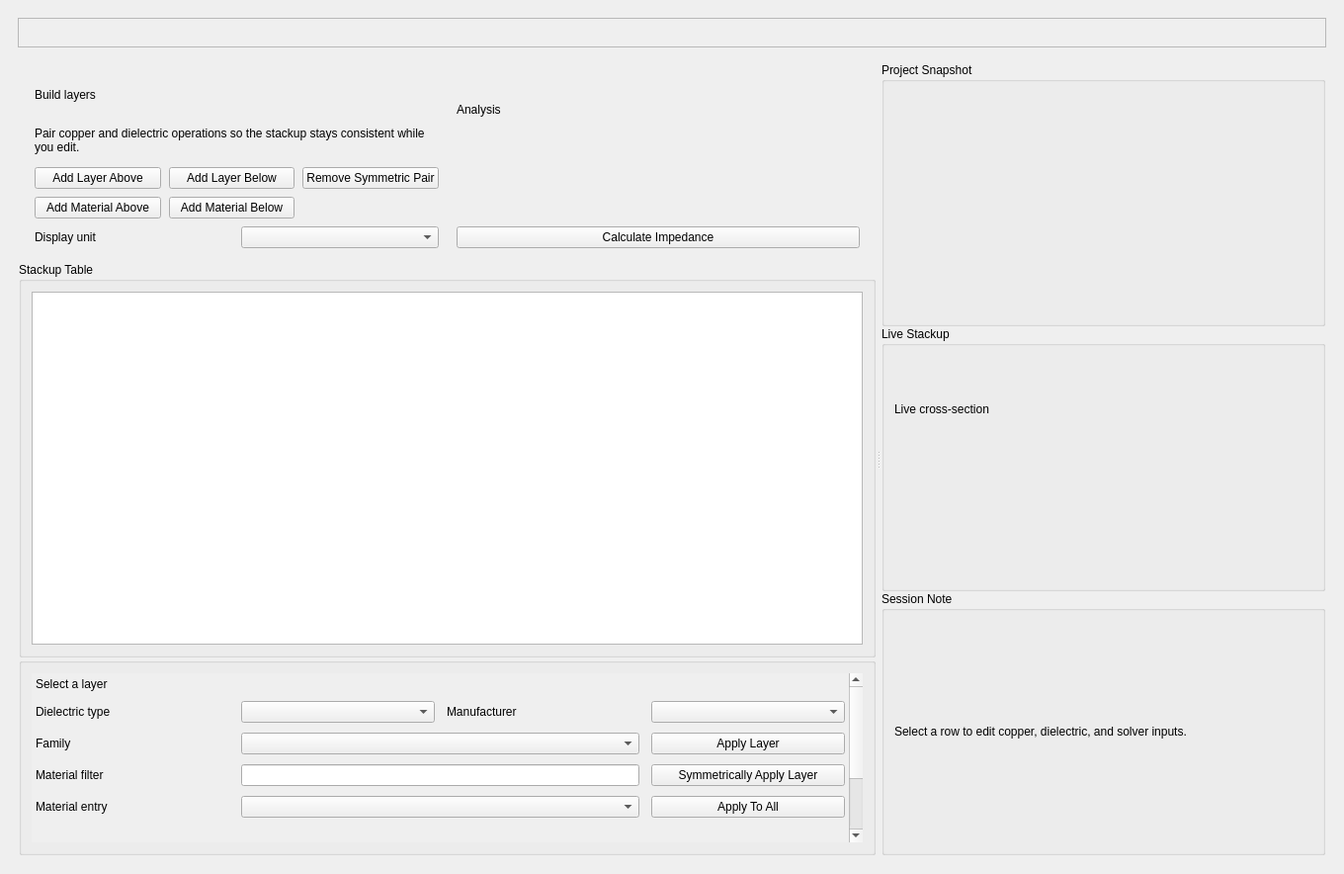
<?xml version="1.0" encoding="UTF-8"?>
<ui version="4.0">
 <class>StackupEditorMainWindow</class>
 <widget class="QMainWindow" name="StackupEditorMainWindow">
  <property name="enabled">
   <bool>true</bool>
  </property>
  <property name="geometry">
   <rect>
    <x>0</x>
    <y>0</y>
    <width>1360</width>
    <height>884</height>
   </rect>
  </property>
  <property name="minimumSize">
   <size>
    <width>1360</width>
    <height>780</height>
   </size>
  </property>
  <property name="windowTitle">
   <string>StackUp Editor</string>
  </property>
  <widget class="QWidget" name="central_widget">
   <layout class="QVBoxLayout" name="root_layout">
    <property name="spacing">
     <number>14</number>
    </property>
    <property name="leftMargin">
     <number>18</number>
    </property>
    <property name="topMargin">
     <number>18</number>
    </property>
    <property name="rightMargin">
     <number>18</number>
    </property>
    <property name="bottomMargin">
     <number>18</number>
    </property>
    <item>
     <widget class="QFrame" name="frame">
      <property name="sizePolicy">
       <sizepolicy hsizetype="Minimum" vsizetype="Minimum">
        <horstretch>0</horstretch>
        <verstretch>0</verstretch>
       </sizepolicy>
      </property>
      <property name="maximumSize">
       <size>
        <width>16777215</width>
        <height>30</height>
       </size>
      </property>
      <property name="frameShape">
       <enum>QFrame::Shape::StyledPanel</enum>
      </property>
      <property name="frameShadow">
       <enum>QFrame::Shadow::Raised</enum>
      </property>
      <widget class="QLabel" name="copyright_label">
       <property name="geometry">
        <rect>
         <x>0</x>
         <y>0</y>
         <width>1301</width>
         <height>20</height>
        </rect>
       </property>
       <property name="maximumSize">
        <size>
         <width>16777215</width>
         <height>20</height>
        </size>
       </property>
       <property name="text">
        <string/>
       </property>
       <property name="wordWrap">
        <bool>false</bool>
       </property>
      </widget>
     </widget>
    </item>
    <item>
     <widget class="QSplitter" name="main_splitter">
      <property name="orientation">
       <enum>Qt::Orientation::Horizontal</enum>
      </property>
      <widget class="QFrame" name="left_pane">
       <layout class="QVBoxLayout" name="left_layout">
        <property name="spacing">
         <number>0</number>
        </property>
        <property name="leftMargin">
         <number>1</number>
        </property>
        <property name="topMargin">
         <number>1</number>
        </property>
        <property name="rightMargin">
         <number>1</number>
        </property>
        <property name="bottomMargin">
         <number>1</number>
        </property>
        <item>
         <widget class="QWidget" name="ToolbarCard" native="true">
          <layout class="QHBoxLayout" name="toolbar_layout">
           <property name="spacing">
            <number>18</number>
           </property>
           <property name="leftMargin">
            <number>16</number>
           </property>
           <property name="topMargin">
            <number>14</number>
           </property>
           <property name="rightMargin">
            <number>16</number>
           </property>
           <property name="bottomMargin">
            <number>14</number>
           </property>
           <item>
            <widget class="QFrame" name="layer_group_frame">
             <property name="frameShape">
              <enum>QFrame::Shape::NoFrame</enum>
             </property>
             <layout class="QVBoxLayout" name="layer_group_layout">
              <property name="spacing">
               <number>8</number>
              </property>
              <property name="leftMargin">
               <number>0</number>
              </property>
              <property name="topMargin">
               <number>0</number>
              </property>
              <property name="rightMargin">
               <number>0</number>
              </property>
              <property name="bottomMargin">
               <number>0</number>
              </property>
              <item>
               <widget class="QLabel" name="ToolbarTitle">
                <property name="text">
                 <string>Build layers</string>
                </property>
               </widget>
              </item>
              <item>
               <widget class="QLabel" name="ToolbarSubtitle">
                <property name="text">
                 <string>Pair copper and dielectric operations so the stackup stays consistent while you edit.</string>
                </property>
                <property name="wordWrap">
                 <bool>true</bool>
                </property>
               </widget>
              </item>
              <item>
               <layout class="QGridLayout" name="action_rows">
                <property name="spacing">
                 <number>8</number>
                </property>
                <item row="0" column="0">
                 <widget class="QPushButton" name="add_above_button">
                  <property name="text">
                   <string>Add Layer Above</string>
                  </property>
                 </widget>
                </item>
                <item row="1" column="1">
                 <widget class="QPushButton" name="add_material_below_button">
                  <property name="text">
                   <string>Add Material Below</string>
                  </property>
                 </widget>
                </item>
                <item row="0" column="2">
                 <widget class="QPushButton" name="remove_button">
                  <property name="text">
                   <string>Remove Symmetric Pair</string>
                  </property>
                 </widget>
                </item>
                <item row="0" column="1">
                 <widget class="QPushButton" name="add_below_button">
                  <property name="text">
                   <string>Add Layer Below</string>
                  </property>
                 </widget>
                </item>
                <item row="1" column="0">
                 <widget class="QPushButton" name="add_material_above_button">
                  <property name="text">
                   <string>Add Material Above</string>
                  </property>
                 </widget>
                </item>
               </layout>
              </item>
              <item>
               <layout class="QHBoxLayout" name="unit_row">
                <property name="spacing">
                 <number>8</number>
                </property>
                <item>
                 <widget class="QLabel" name="unit_label">
                  <property name="text">
                   <string>Display unit</string>
                  </property>
                 </widget>
                </item>
                <item>
                 <widget class="QComboBox" name="unit_combo"/>
                </item>
               </layout>
              </item>
             </layout>
            </widget>
           </item>
           <item>
            <widget class="QFrame" name="file_group_frame">
             <property name="frameShape">
              <enum>QFrame::Shape::NoFrame</enum>
             </property>
             <layout class="QVBoxLayout" name="file_group_layout">
              <property name="spacing">
               <number>8</number>
              </property>
              <property name="leftMargin">
               <number>0</number>
              </property>
              <property name="topMargin">
               <number>0</number>
              </property>
              <property name="rightMargin">
               <number>0</number>
              </property>
              <property name="bottomMargin">
               <number>0</number>
              </property>
              <item>
               <widget class="QLabel" name="file_title_label">
                <property name="text">
                 <string>Analysis</string>
                </property>
               </widget>
              </item>
              <item>
               <widget class="QLabel" name="file_subtitle_label">
                <property name="text">
                 <string/>
                </property>
                <property name="wordWrap">
                 <bool>true</bool>
                </property>
               </widget>
              </item>
              <item>
               <layout class="QGridLayout" name="file_buttons">
                <property name="spacing">
                 <number>8</number>
                </property>
                <item row="0" column="1">
                 <widget class="QPushButton" name="calculate_impedance_button">
                  <property name="text">
                   <string>Calculate Impedance</string>
                  </property>
                 </widget>
                </item>
               </layout>
              </item>
             </layout>
            </widget>
           </item>
          </layout>
         </widget>
        </item>
        <item>
         <widget class="QGroupBox" name="CardGroup">
          <property name="maximumSize">
           <size>
            <width>16777215</width>
            <height>400</height>
           </size>
          </property>
          <property name="title">
           <string>Stackup Table</string>
          </property>
          <layout class="QVBoxLayout" name="table_layout">
           <property name="leftMargin">
            <number>10</number>
           </property>
           <property name="topMargin">
            <number>10</number>
           </property>
           <property name="rightMargin">
            <number>10</number>
           </property>
           <property name="bottomMargin">
            <number>10</number>
           </property>
           <item>
            <widget class="QTableWidget" name="table"/>
           </item>
          </layout>
         </widget>
        </item>
        <item>
         <widget class="QGroupBox" name="CardGroup">
          <property name="maximumSize">
           <size>
            <width>16777215</width>
            <height>200</height>
           </size>
          </property>
          <layout class="QVBoxLayout" name="editor_group_layout">
           <property name="leftMargin">
            <number>10</number>
           </property>
           <property name="topMargin">
            <number>10</number>
           </property>
           <property name="rightMargin">
            <number>10</number>
           </property>
           <property name="bottomMargin">
            <number>10</number>
           </property>
           <item>
            <widget class="QScrollArea" name="editor_scroll">
             <property name="maximumSize">
              <size>
               <width>16777215</width>
               <height>250</height>
              </size>
             </property>
             <property name="frameShape">
              <enum>QFrame::Shape::NoFrame</enum>
             </property>
             <property name="widgetResizable">
              <bool>true</bool>
             </property>
             <widget class="QWidget" name="editor_content">
              <property name="geometry">
               <rect>
                <x>0</x>
                <y>0</y>
                <width>931</width>
                <height>343</height>
               </rect>
              </property>
              <layout class="QVBoxLayout" name="editor_layout">
               <property name="spacing">
                <number>10</number>
               </property>
               <property name="leftMargin">
                <number>4</number>
               </property>
               <property name="topMargin">
                <number>4</number>
               </property>
               <property name="rightMargin">
                <number>4</number>
               </property>
               <property name="bottomMargin">
                <number>4</number>
               </property>
               <item>
                <widget class="QLabel" name="detail_title_label">
                 <property name="text">
                  <string>Select a layer</string>
                 </property>
                </widget>
               </item>
               <item>
                <widget class="QStackedWidget" name="editor_stack">
                 <property name="currentIndex">
                  <number>3</number>
                 </property>
                 <widget class="QWidget" name="placeholder_page">
                  <layout class="QVBoxLayout" name="placeholder_page_layout">
                   <property name="leftMargin">
                    <number>0</number>
                   </property>
                   <property name="topMargin">
                    <number>0</number>
                   </property>
                   <property name="rightMargin">
                    <number>0</number>
                   </property>
                   <property name="bottomMargin">
                    <number>0</number>
                   </property>
                   <item>
                    <widget class="QLabel" name="PlaceholderLabel">
                     <property name="text">
                      <string>Select a copper or dielectric row to edit it.</string>
                     </property>
                     <property name="alignment">
                      <set>Qt::AlignmentFlag::AlignLeading|Qt::AlignmentFlag::AlignLeft|Qt::AlignmentFlag::AlignTop</set>
                     </property>
                     <property name="wordWrap">
                      <bool>true</bool>
                     </property>
                    </widget>
                   </item>
                   <item>
                    <spacer name="placeholder_spacer">
                     <property name="orientation">
                      <enum>Qt::Orientation::Vertical</enum>
                     </property>
                     <property name="sizeType">
                      <enum>QSizePolicy::Policy::Maximum</enum>
                     </property>
                     <property name="sizeHint" stdset="0">
                      <size>
                       <width>20</width>
                       <height>40</height>
                      </size>
                     </property>
                    </spacer>
                   </item>
                  </layout>
                 </widget>
                 <widget class="QWidget" name="soldermask_page">
                  <layout class="QVBoxLayout" name="soldermask_page_layout">
                   <property name="leftMargin">
                    <number>0</number>
                   </property>
                   <property name="topMargin">
                    <number>0</number>
                   </property>
                   <property name="rightMargin">
                    <number>0</number>
                   </property>
                   <property name="bottomMargin">
                    <number>0</number>
                   </property>
                   <item>
                    <widget class="QLabel" name="soldermask_page_label">
                     <property name="text">
                      <string>Solder mask values are edited directly in the stackup table.</string>
                     </property>
                     <property name="alignment">
                      <set>Qt::AlignmentFlag::AlignLeading|Qt::AlignmentFlag::AlignLeft|Qt::AlignmentFlag::AlignTop</set>
                     </property>
                     <property name="wordWrap">
                      <bool>true</bool>
                     </property>
                    </widget>
                   </item>
                   <item>
                    <spacer name="soldermask_spacer">
                     <property name="orientation">
                      <enum>Qt::Orientation::Vertical</enum>
                     </property>
                     <property name="sizeHint" stdset="0">
                      <size>
                       <width>20</width>
                       <height>40</height>
                      </size>
                     </property>
                    </spacer>
                   </item>
                  </layout>
                 </widget>
                 <widget class="QWidget" name="copper_page">
                  <layout class="QVBoxLayout" name="copper_page_layout">
                   <property name="spacing">
                    <number>10</number>
                   </property>
                   <property name="leftMargin">
                    <number>0</number>
                   </property>
                   <property name="topMargin">
                    <number>0</number>
                   </property>
                   <property name="rightMargin">
                    <number>0</number>
                   </property>
                   <property name="bottomMargin">
                    <number>0</number>
                   </property>
                   <item>
                    <layout class="QGridLayout" name="copper_grid">
                     <property name="horizontalSpacing">
                      <number>12</number>
                     </property>
                     <property name="verticalSpacing">
                      <number>10</number>
                     </property>
                     <item row="0" column="0">
                      <widget class="QLabel" name="copper_type_field_label">
                       <property name="text">
                        <string>Copper type</string>
                       </property>
                      </widget>
                     </item>
                     <item row="0" column="1">
                      <widget class="QComboBox" name="copper_type_combo"/>
                     </item>
                     <item row="0" column="2">
                      <widget class="QLabel" name="copper_thickness_field_label">
                       <property name="text">
                        <string>Thickness</string>
                       </property>
                      </widget>
                     </item>
                     <item row="0" column="3">
                      <widget class="QLineEdit" name="copper_thickness_edit"/>
                     </item>
                     <item row="0" column="4">
                      <widget class="QLabel" name="copper_roughness_field_label">
                       <property name="text">
                        <string>Surface roughness</string>
                       </property>
                      </widget>
                     </item>
                     <item row="0" column="5">
                      <widget class="QLabel" name="copper_roughness_label">
                       <property name="text">
                        <string/>
                       </property>
                      </widget>
                     </item>
                    </layout>
                   </item>
                   <item>
                    <layout class="QHBoxLayout" name="copper_action_row">
                     <property name="spacing">
                      <number>10</number>
                     </property>
                     <property name="sizeConstraint">
                      <enum>QLayout::SizeConstraint::SetMaximumSize</enum>
                     </property>
                     <item>
                      <widget class="QPushButton" name="apply_copper_button">
                       <property name="text">
                        <string>Apply Copper</string>
                       </property>
                      </widget>
                     </item>
                     <item>
                      <widget class="QPushButton" name="apply_sym_copper_button">
                       <property name="text">
                        <string>Apply Symetrically Copper</string>
                       </property>
                      </widget>
                     </item>
                     <item>
                      <spacer name="copper_action_spacer">
                       <property name="orientation">
                        <enum>Qt::Orientation::Horizontal</enum>
                       </property>
                       <property name="sizeHint" stdset="0">
                        <size>
                         <width>0</width>
                         <height>0</height>
                        </size>
                       </property>
                      </spacer>
                     </item>
                    </layout>
                   </item>
                   <item>
                    <spacer name="copper_page_spacer">
                     <property name="orientation">
                      <enum>Qt::Orientation::Vertical</enum>
                     </property>
                     <property name="sizeType">
                      <enum>QSizePolicy::Policy::Expanding</enum>
                     </property>
                     <property name="sizeHint" stdset="0">
                      <size>
                       <width>0</width>
                       <height>0</height>
                      </size>
                     </property>
                    </spacer>
                   </item>
                  </layout>
                 </widget>
                 <widget class="QWidget" name="dielectric_page">
                  <layout class="QVBoxLayout" name="dielectric_page_layout">
                   <property name="spacing">
                    <number>10</number>
                   </property>
                   <property name="leftMargin">
                    <number>0</number>
                   </property>
                   <property name="topMargin">
                    <number>0</number>
                   </property>
                   <property name="rightMargin">
                    <number>0</number>
                   </property>
                   <property name="bottomMargin">
                    <number>0</number>
                   </property>
                   <item>
                    <layout class="QGridLayout" name="dielectric_grid">
                     <property name="horizontalSpacing">
                      <number>12</number>
                     </property>
                     <property name="verticalSpacing">
                      <number>10</number>
                     </property>
                     <item row="0" column="0">
                      <widget class="QLabel" name="dielectric_type_field_label">
                       <property name="text">
                        <string>Dielectric type</string>
                       </property>
                      </widget>
                     </item>
                     <item row="0" column="1">
                      <widget class="QComboBox" name="dielectric_type_combo"/>
                     </item>
                     <item row="0" column="2">
                      <widget class="QLabel" name="dielectric_manufacturer_field_label">
                       <property name="text">
                        <string>Manufacturer</string>
                       </property>
                      </widget>
                     </item>
                     <item row="0" column="3">
                      <widget class="QComboBox" name="dielectric_manufacturer_combo"/>
                     </item>
                     <item row="1" column="0">
                      <widget class="QLabel" name="dielectric_family_field_label">
                       <property name="text">
                        <string>Family</string>
                       </property>
                      </widget>
                     </item>
                     <item row="1" column="1" colspan="2">
                      <widget class="QComboBox" name="dielectric_family_combo"/>
                     </item>
                     <item row="2" column="0">
                      <widget class="QLabel" name="material_filter_field_label">
                       <property name="text">
                        <string>Material filter</string>
                       </property>
                      </widget>
                     </item>
                     <item row="2" column="1" colspan="2">
                      <widget class="QLineEdit" name="material_filter_edit"/>
                     </item>
                     <item row="3" column="0">
                      <widget class="QLabel" name="dielectric_material_field_label">
                       <property name="text">
                        <string>Material entry</string>
                       </property>
                      </widget>
                     </item>
                     <item row="3" column="1" colspan="2">
                      <widget class="QComboBox" name="dielectric_material_combo"/>
                     </item>
                     <item row="1" column="3">
                      <widget class="QPushButton" name="apply_layer_button">
                       <property name="text">
                        <string>Apply Layer</string>
                       </property>
                      </widget>
                     </item>
                     <item row="2" column="3">
                      <widget class="QPushButton" name="apply_sym_layer_button">
                       <property name="text">
                        <string>Symmetrically Apply Layer</string>
                       </property>
                      </widget>
                     </item>
                     <item row="3" column="3">
                      <widget class="QPushButton" name="apply_all_frequency_button">
                       <property name="text">
                        <string>Apply To All</string>
                       </property>
                      </widget>
                     </item>
                    </layout>
                   </item>
                   <item>
                    <layout class="QHBoxLayout" name="dielectric_apply_row">
                     <item>
                      <spacer name="dielectric_apply_spacer">
                       <property name="orientation">
                        <enum>Qt::Orientation::Horizontal</enum>
                       </property>
                       <property name="sizeHint" stdset="0">
                        <size>
                         <width>40</width>
                         <height>20</height>
                        </size>
                       </property>
                      </spacer>
                     </item>
                    </layout>
                   </item>
                   <item>
                    <layout class="QGridLayout" name="frequency_row">
                     <property name="horizontalSpacing">
                      <number>12</number>
                     </property>
                     <property name="verticalSpacing">
                      <number>10</number>
                     </property>
                     <item row="0" column="0">
                      <widget class="QLabel" name="layer_frequency_field_label">
                       <property name="text">
                        <string>Layer frequency</string>
                       </property>
                      </widget>
                     </item>
                     <item row="0" column="1">
                      <widget class="QComboBox" name="layer_frequency_combo"/>
                     </item>
                     <item row="0" column="2">
                      <widget class="QLabel" name="global_frequency_field_label">
                       <property name="text">
                        <string>All dielectrics</string>
                       </property>
                      </widget>
                     </item>
                     <item row="0" column="3">
                      <widget class="QComboBox" name="global_frequency_combo"/>
                     </item>
                    </layout>
                   </item>
                   <item>
                    <widget class="QFrame" name="ReadonlyCard">
                     <property name="frameShape">
                      <enum>QFrame::Shape::StyledPanel</enum>
                     </property>
                     <property name="frameShadow">
                      <enum>QFrame::Shadow::Raised</enum>
                     </property>
                     <layout class="QHBoxLayout" name="readonly_layout">
                      <property name="spacing">
                       <number>18</number>
                      </property>
                      <property name="leftMargin">
                       <number>12</number>
                      </property>
                      <property name="topMargin">
                       <number>10</number>
                      </property>
                      <property name="rightMargin">
                       <number>12</number>
                      </property>
                      <property name="bottomMargin">
                       <number>10</number>
                      </property>
                      <item>
                       <layout class="QVBoxLayout" name="readonly_thickness_layout">
                        <property name="spacing">
                         <number>2</number>
                        </property>
                        <item>
                         <widget class="QLabel" name="ReadonlyCaption">
                          <property name="text">
                           <string>Thickness</string>
                          </property>
                         </widget>
                        </item>
                        <item>
                         <widget class="QLabel" name="readonly_thickness_label">
                          <property name="text">
                           <string/>
                          </property>
                         </widget>
                        </item>
                       </layout>
                      </item>
                      <item>
                       <layout class="QVBoxLayout" name="readonly_dk_layout">
                        <property name="spacing">
                         <number>2</number>
                        </property>
                        <item>
                         <widget class="QLabel" name="readonly_dk_caption">
                          <property name="text">
                           <string>Dk</string>
                          </property>
                         </widget>
                        </item>
                        <item>
                         <widget class="QLabel" name="readonly_dk_label">
                          <property name="text">
                           <string/>
                          </property>
                         </widget>
                        </item>
                       </layout>
                      </item>
                      <item>
                       <layout class="QVBoxLayout" name="readonly_df_layout">
                        <property name="spacing">
                         <number>2</number>
                        </property>
                        <item>
                         <widget class="QLabel" name="readonly_df_caption">
                          <property name="text">
                           <string>Df</string>
                          </property>
                         </widget>
                        </item>
                        <item>
                         <widget class="QLabel" name="readonly_df_label">
                          <property name="text">
                           <string/>
                          </property>
                         </widget>
                        </item>
                       </layout>
                      </item>
                      <item>
                       <layout class="QVBoxLayout" name="readonly_freq_layout">
                        <property name="spacing">
                         <number>2</number>
                        </property>
                        <item>
                         <widget class="QLabel" name="readonly_freq_caption">
                          <property name="text">
                           <string>Frequency</string>
                          </property>
                         </widget>
                        </item>
                        <item>
                         <widget class="QLabel" name="readonly_freq_label">
                          <property name="text">
                           <string/>
                          </property>
                         </widget>
                        </item>
                       </layout>
                      </item>
                      <item>
                       <spacer name="readonly_spacer">
                        <property name="orientation">
                         <enum>Qt::Orientation::Horizontal</enum>
                        </property>
                        <property name="sizeHint" stdset="0">
                         <size>
                          <width>40</width>
                          <height>20</height>
                         </size>
                        </property>
                       </spacer>
                      </item>
                     </layout>
                    </widget>
                   </item>
                   <item>
                    <spacer name="dielectric_page_spacer">
                     <property name="orientation">
                      <enum>Qt::Orientation::Vertical</enum>
                     </property>
                     <property name="sizeHint" stdset="0">
                      <size>
                       <width>20</width>
                       <height>40</height>
                      </size>
                     </property>
                    </spacer>
                   </item>
                  </layout>
                 </widget>
                </widget>
               </item>
              </layout>
             </widget>
            </widget>
           </item>
          </layout>
         </widget>
        </item>
       </layout>
      </widget>
      <widget class="QFrame" name="right_pane">
       <property name="enabled">
        <bool>true</bool>
       </property>
       <layout class="QVBoxLayout" name="right_layout">
        <property name="spacing">
         <number>0</number>
        </property>
        <property name="sizeConstraint">
         <enum>QLayout::SizeConstraint::SetNoConstraint</enum>
        </property>
        <property name="leftMargin">
         <number>1</number>
        </property>
        <property name="topMargin">
         <number>1</number>
        </property>
        <property name="rightMargin">
         <number>1</number>
        </property>
        <property name="bottomMargin">
         <number>1</number>
        </property>
        <item>
         <widget class="QGroupBox" name="CardGroup">
          <property name="title">
           <string>Project Snapshot</string>
          </property>
          <layout class="QHBoxLayout" name="snapshot_layout">
           <property name="spacing">
            <number>10</number>
           </property>
           <property name="leftMargin">
            <number>10</number>
           </property>
           <property name="topMargin">
            <number>10</number>
           </property>
           <property name="rightMargin">
            <number>10</number>
           </property>
           <property name="bottomMargin">
            <number>10</number>
           </property>
           <item>
            <widget class="QWidget" name="metric_total_host" native="true"/>
           </item>
           <item>
            <widget class="QWidget" name="metric_copper_host" native="true"/>
           </item>
           <item>
            <widget class="QWidget" name="metric_units_host" native="true"/>
           </item>
           <item>
            <widget class="QWidget" name="metric_rows_host" native="true"/>
           </item>
          </layout>
         </widget>
        </item>
        <item>
         <widget class="QGroupBox" name="CardGroup">
          <property name="title">
           <string>Live Stackup</string>
          </property>
          <layout class="QVBoxLayout" name="preview_layout">
           <property name="spacing">
            <number>10</number>
           </property>
           <property name="leftMargin">
            <number>10</number>
           </property>
           <property name="topMargin">
            <number>10</number>
           </property>
           <property name="rightMargin">
            <number>10</number>
           </property>
           <property name="bottomMargin">
            <number>10</number>
           </property>
           <item>
            <layout class="QHBoxLayout" name="preview_header">
             <item>
              <layout class="QVBoxLayout" name="preview_copy">
               <property name="spacing">
                <number>2</number>
               </property>
               <item>
                <widget class="QLabel" name="preview_title_label">
                 <property name="text">
                  <string>Live cross-section</string>
                 </property>
                </widget>
               </item>
               <item>
                <widget class="QLabel" name="preview_subtitle_label">
                 <property name="text">
                  <string/>
                 </property>
                 <property name="wordWrap">
                  <bool>true</bool>
                 </property>
                </widget>
               </item>
              </layout>
             </item>
             <item>
              <widget class="QLabel" name="symmetry_badge">
               <property name="text">
                <string/>
               </property>
               <property name="alignment">
                <set>Qt::AlignmentFlag::AlignCenter</set>
               </property>
              </widget>
             </item>
            </layout>
           </item>
           <item>
            <widget class="QWidget" name="preview_host" native="true">
             <property name="sizePolicy">
              <sizepolicy hsizetype="Expanding" vsizetype="Maximum">
               <horstretch>0</horstretch>
               <verstretch>0</verstretch>
              </sizepolicy>
             </property>
            </widget>
           </item>
          </layout>
         </widget>
        </item>
        <item>
         <widget class="QGroupBox" name="CardGroup">
          <property name="title">
           <string>Session Note</string>
          </property>
          <layout class="QVBoxLayout" name="note_layout">
           <property name="leftMargin">
            <number>10</number>
           </property>
           <property name="topMargin">
            <number>10</number>
           </property>
           <property name="rightMargin">
            <number>10</number>
           </property>
           <property name="bottomMargin">
            <number>10</number>
           </property>
           <item>
            <widget class="QLabel" name="note_label">
             <property name="text">
              <string>Select a row to edit copper, dielectric, and solver inputs.</string>
             </property>
             <property name="wordWrap">
              <bool>true</bool>
             </property>
            </widget>
           </item>
          </layout>
         </widget>
        </item>
       </layout>
      </widget>
     </widget>
    </item>
   </layout>
  </widget>
 </widget>
 <resources/>
 <connections/>
</ui>
